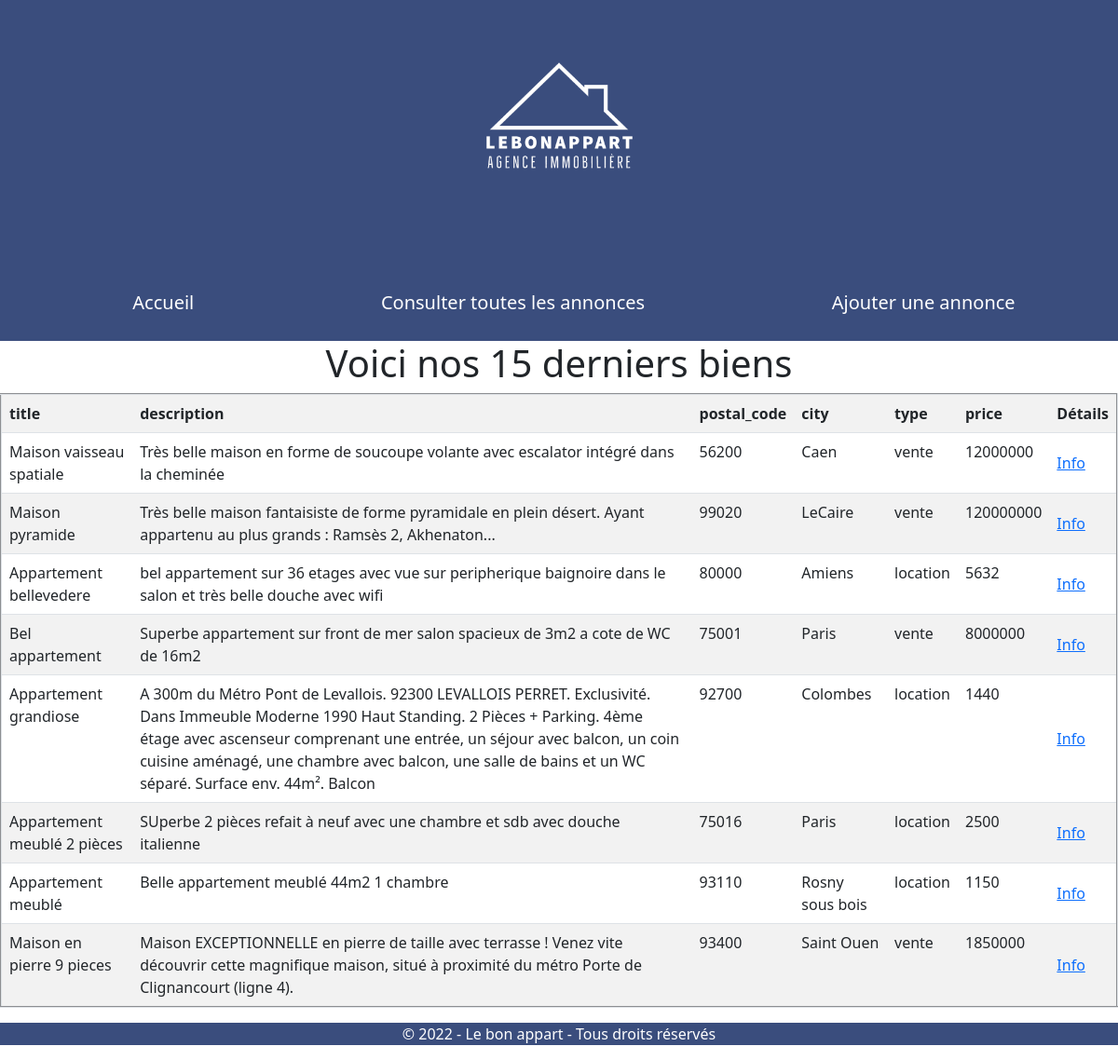
The page / on the database its author committed.
### tables this page shows
CREATE TABLE `advert` (
  `id` int(11) NOT NULL,
  `title` varchar(150) NOT NULL,
  `description` text NOT NULL,
  `postal_code` varchar(5) NOT NULL,
  `city` varchar(30) NOT NULL,
  `type` enum('location','vente') NOT NULL,
  `price` varchar(15) NOT NULL,
  `reservation_message` text NOT NULL
);

### inc/init.inc.php (called while the page is built, shortened)
<?php
$content = '';
?>

### index.php (the view, shortened to what this page needs)
<?php require_once 'inc/header.inc.php';
$res = $pdo->query("SELECT title, description, postal_code, city, type, price FROM advert ORDER BY id DESC LIMIT 15");
echo '<table class=" table table-striped" border=\'2\'><tr>';
for($i = 0; $i < $res->columnCount(); $i++)
{
    $colonne = $res->getColumnMeta($i);
    echo "<th>".$colonne['name']."</th>";
}
echo '<th>Détails</th>';
echo '</tr>';
while($ligne = $res->fetch(PDO::FETCH_ASSOC))
{
    echo '<tr>';
        foreach($ligne as $key=>$info) {
                echo "<td>$info</td>";
            }
        echo "<td class=\"align-middle\"><a href=details.php?action=detail&price=$ligne[price]>Info</a></td>";
}
$content .= '</table>';
?>
<h1 class="text-center"> Voici nos 15 derniers biens </h1>
<?php echo $content; ?></div>
<?php require_once 'inc/footer.inc.php'; ?>

### inc/header.inc.php (shortened to what this page needs)
<?php require_once 'inc/init.inc.php'; ?>
<!DOCTYPE html>
<html lang="en">
<head>
    <link rel="stylesheet" href="css/style.css">
    <link href="https://cdn.jsdelivr.net/npm/bootstrap@5.0.2/dist/css/bootstrap.min.css"
    rel="stylesheet"
>
</head>
<body>
    <header>
        <img src="./img/Logo.png" alt="" id="logo">
        <nav>
            <ul>
                <li><a href="index.php">Accueil</a></li>
                <li><a href="annonces.php">Consulter toutes les annonces</a></li>
                <li><a href="ajout.php">Ajouter une annonce</a></li>
            </ul>
        </nav>
    </header>

### inc/footer.inc.php (shortened to what this page needs)
<footer>
    <p>© 2022 - Le bon appart - Tous droits réservés</p>
</footer>
</body>
</html>

### css/style.css (style rules this page uses)
* { margin: 0px; padding: 0px; box-sizing: border-box; }
header { background-color: rgb(58, 77, 125); color: #fff; padding: 10px; text-align: center; }
#logo { width: 300px; height: 300px; }
ul { list-style: none; display: flex; justify-content: space-around; }
ul li a { text-decoration: none; color: #fff; font-size: 20px; padding: 10px; }
body { background-color:white; color: black; font-family: 'Roboto', sans-serif; }
footer { background-color: rgb(58, 77, 125); color: #fff; text-align: center; }

### rows shown on the page
advert: title "Maison vaisseau spatiale", description "Très belle maison en forme de soucoupe volante avec escalator intégré dans la cheminée", postal_code "56200", city "Caen", type "vente", price "12000000"
advert: title "Maison pyramide", description "Très belle maison fantaisiste de forme pyramidale en plein désert. Ayant appartenu au plus grands : Ramsès 2, Akhenaton...", postal_code "99020", city "LeCaire", type "vente", price "120000000"
advert: title "Appartement bellevedere", description "bel appartement sur 36 etages avec vue sur peripherique baignoire dans le salon et très belle douche avec wifi", postal_code "80000", city "Amiens", type "location", price "5632"
advert: title "Bel appartement", description "Superbe appartement sur front de mer salon spacieux de 3m2 a cote de WC de 16m2", postal_code "75001", city "Paris", type "vente", price "8000000"
advert: title "Appartement grandiose", description "A 300m du Métro Pont de Levallois. 92300 LEVALLOIS PERRET. Exclusivité. Dans Immeuble Moderne 1990 Haut Standing. 2 Pièces + Parking. 4ème étage avec ascenseur comprenant une entrée, un séjour avec balcon, un coin cuisine aménagé, une chambre avec balcon, une salle de bains et un WC séparé. Surface env. 44m². Balcon", postal_code "92700", city "Colombes", type "location", price "1440"
advert: title "Appartement meublé 2 pièces", description "SUperbe 2 pièces refait à neuf avec une chambre et sdb avec douche italienne", postal_code "75016", city "Paris", type "location", price "2500"
advert: title "Appartement meublé", description "Belle appartement meublé 44m2 1 chambre", postal_code "93110", city "Rosny sous bois", type "location", price "1150"
advert: title "Maison en pierre 9 pieces", description "Maison EXCEPTIONNELLE en pierre de taille avec terrasse ! Venez vite découvrir cette magnifique maison, situé à proximité du métro Porte de Clignancourt (ligne 4).", postal_code "93400", city "Saint Ouen", type "vente", price "1850000"

### other values the page prints
$colonne['name'] "title"
$colonne['name'] "description"
$colonne['name'] "postal_code"
$colonne['name'] "city"
$colonne['name'] "type"
$colonne['name'] "price"
